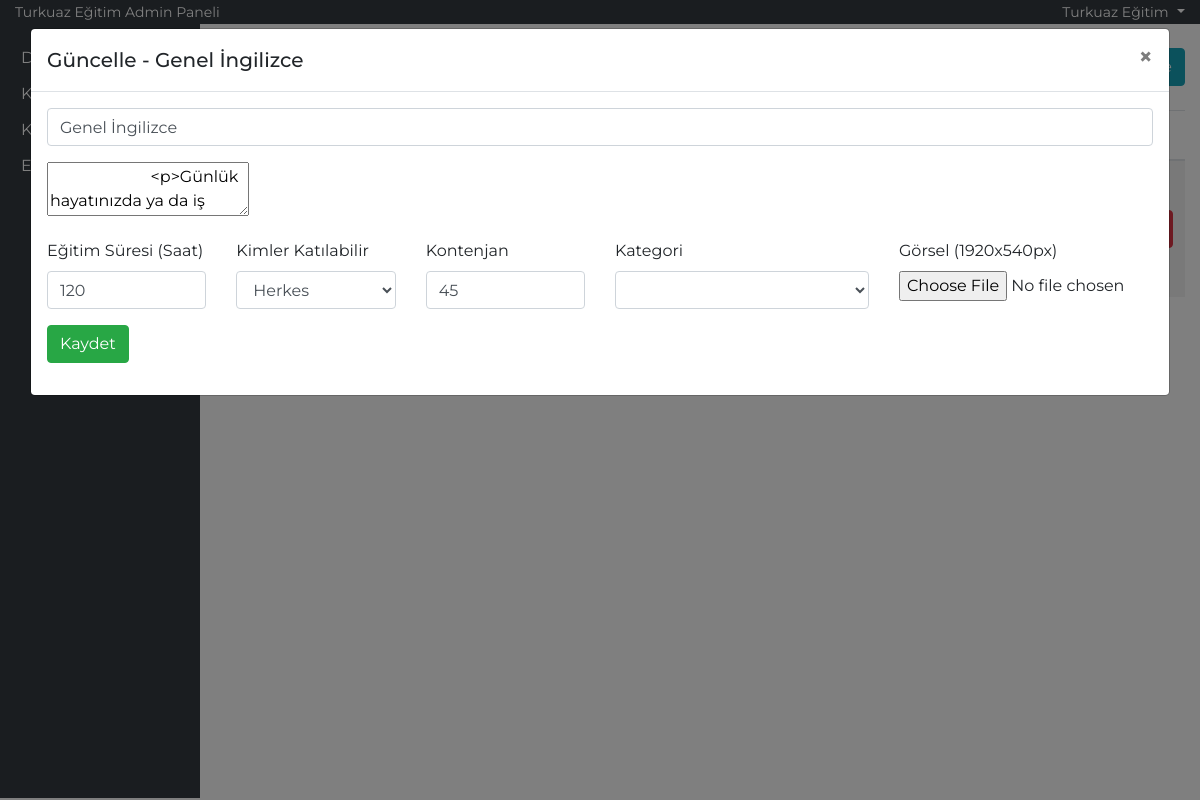
The page /admin-yntm/egitimler.php?updateID=1 (signed in) on the database as committed earlier.
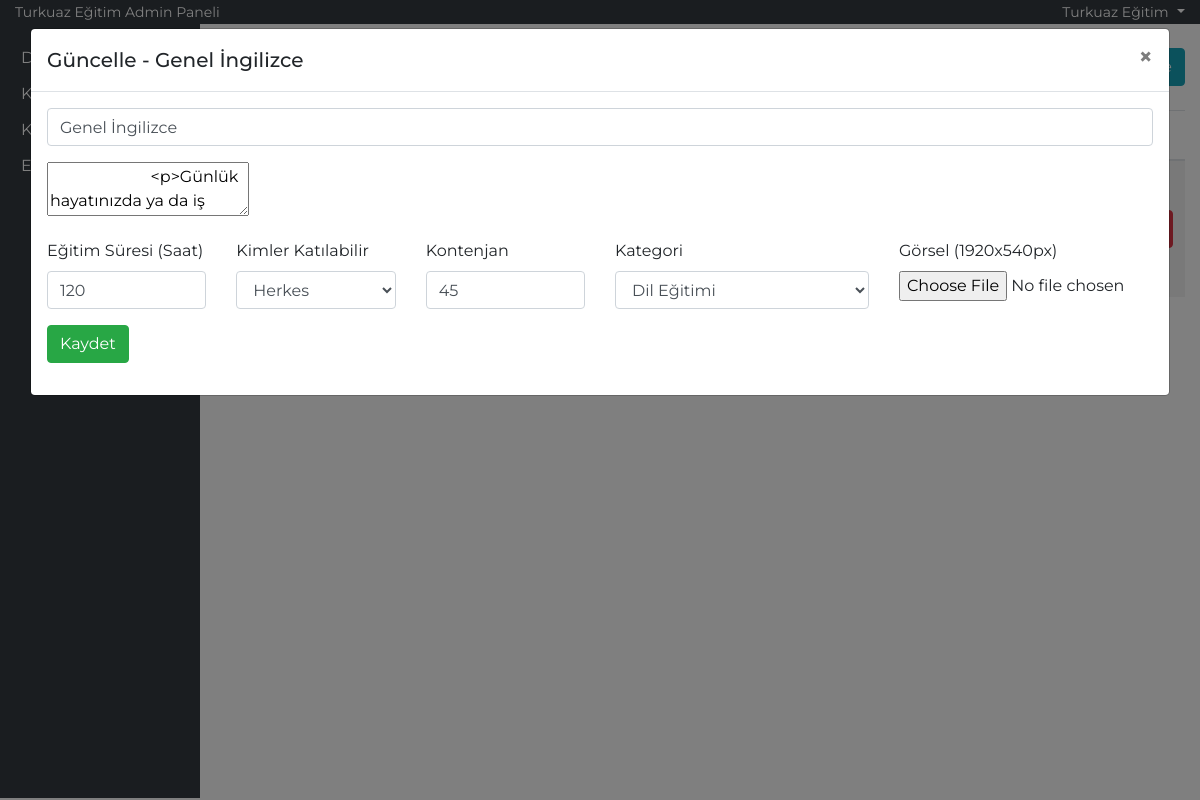
The same page on the database as committed later.
### tables this page shows
CREATE TABLE `egitimler` (
  `id` int(11) NOT NULL,
  `egitimAdi` varchar(50) NOT NULL,
  `aciklama` text NOT NULL,
  `sure` int(11) NOT NULL,
  `katilimci` varchar(25) NOT NULL,
  `kontenjan` int(11) NOT NULL,
  `kategori` varchar(30) NOT NULL,
  `gorsel` varchar(100) NOT NULL
);

### admin-yntm/egitimler.php (the view, shortened to what this page needs)
<?php
require_once('header.php');
if (isset($_GET['updateID'])) {
    $id = $_GET['updateID'];
    $egitimSec = $db->prepare('select * from egitimler where id=?');
    $egitimSec->execute(array($id));
    $egitimSecRow = $egitimSec->fetch();
}
?>
<div class="row">
    <div class="col-md-6">
        <h4>Eğitimler</h4>
    </div>
    <div class="col-md-6 text-right">
        <button type="button" class="btn btn-info" data-toggle="modal" data-target="#egitimekle">
        </button>
    </div>
</div>
<section id="egitimList" class="mt-4">
    <div class="container-fluid">
        <div class="row">
            <div class="col-12 p-0">
                <table class="table table-striped">
                    <thead>
                        <tr>
                            <th>Görsel</th>
                            <th>Eğitim</th>
                            <th>Açıklama</th>
                            <th class="text-center">Süre</th>
                            <th class="text-center">Katılımcı</th>
                            <th class="text-center">Kontenjan</th>
                            <th class="text-center">Düzenle</th>
                            <th class="text-center">Sil</th>
                        </tr>
                    </thead>
                    <tbody>
                        <?php
                        $egitimList = $db->prepare('select * from egitimler order by egitimAdi asc');
                        $egitimList->execute();
                        if ($egitimList->rowCount()) {
                            foreach ($egitimList as $egitimListSatir) {
                        ?>
                                <tr>
                                    <td class="w-25"><img src="<?php echo $egitimListSatir['gorsel']; ?>" class="w-100"></td>
                                    <td><?php echo $egitimListSatir['egitimAdi']; ?></td>
                                    <td class="w-25"><?php echo substr($egitimListSatir['aciklama'], 0, 101); ?>...</td>
                                    <td class="text-center"><?php echo $egitimListSatir['sure']; ?></td>
                                    <td class="text-center"><?php echo $egitimListSatir['katilimci']; ?></td>
                                    <td class="text-center"><?php echo $egitimListSatir['kontenjan']; ?></td>
                                    <td class="text-center"><a href="egitimler.php?updateID=<?php echo $egitimListSatir['id']; ?>" class="btn btn-warning">Düzenle</a></td>
                                    <td class="text-center"><a href="egitimler.php?deleteID=<?php echo $egitimListSatir['id']; ?>" class="btn btn-danger">Sil</a></td>
                                </tr>
                        <?php
                            }
                        }
                        ?>
                    </tbody>
                </table>
            </div>
        </div>
    </div>
</section>
<div class="modal fade" id="myModal" tabindex="-1" aria-labelledby="myModal" aria-hidden="true">
    <div class="modal-dialog modal-xl">
        <div class="modal-content">
            <div class="modal-header">
                <h5 class="modal-title" id="myModal">Güncelle - <?php echo $egitimSecRow['egitimAdi']; ?></h5>
                <button type="button" class="close" data-dismiss="modal" aria-label="Close">
                    <span aria-hidden="true">&times;</span>
                </button>
            </div>
            <div class="modal-body">
                <form action="" method="post" enctype="multipart/form-data">
                    <div class="form-group">
                        <input type="text" name="egitimAdiUP" value="<?php echo $egitimSecRow['egitimAdi']; ?>" class="form-control">
                    </div>
                    <div class="form-group">
                        <textarea name="aciklamaUP">
                        <?php echo $egitimSecRow['aciklama']; ?>
                        </textarea>
                    </div>
                    <div class="form-group text-left">
                        <div class="row">
                            <div class="col-md-2">
                                <label>Eğitim Süresi (Saat)</label>
                                <input type="number" name="sureUP" value="<?php echo $egitimSecRow['sure']; ?>" class="form-control">
                            </div>
                            <div class="col-md-2">
                                <label>Kimler Katılabilir</label>
                                <select name="katilimciUP" class="form-control">
                                    <option value="<?php echo $egitimSecRow['katilimci']; ?>"><?php echo $egitimSecRow['katilimci']; ?></option>
                                </select>
                            </div>
                            <div class="col-md-2">
                                <label>Kontenjan</label>
                                <input type="number" name="kontenjanUP" value="<?php echo $egitimSecRow['kontenjan']; ?>" class="form-control">
                            </div>
                            <div class="col-md-3">
                                <label>Kategori</label>
                                <select name="kategoriUP" class="form-control">
                                    <option value="<?php echo $egitimSecRow['kategori']; ?>"><?php echo $egitimSecRow['kategori']; ?></option>
                                    <option value="Dil Eğitimi">Dil Eğitimi</option>
                                </select>
                            </div>
                            <div class="col-md-3">
                                <label>Görsel (1920x540px)</label>
                                <input type="file" name="gorsel">
                            </div>
                        </div>
                    </div>
                    <div class="form-group text-left">
                        <input type="submit" value="Kaydet" class="btn btn-success" name="egitimUpdate">
                    </div>
                </form>
            </div>
        </div>
    </div>
</div>
<?php require_once('footer.php'); ?>

### admin-yntm/header.php (shortened to what this page needs)
<!DOCTYPE html>
<html lang="tr">
<head>
    <link rel="stylesheet" href="../css/bootstrap.min.css">
    <link rel="stylesheet" href="../css/style.css">
</head>
<body>
    <section id="topBar" class="bg-dark text-white">
        <div class="container-fluid">
            <div class="row">
                <div class="col-md-6">
                    <small>Turkuaz Eğitim Admin Paneli</small>
                </div>
                <div class="col-md-6 text-right">
                    <div class="dropdown">
                        <a class="dropdown-toggle text-white" href="logout.php" role="button" data-toggle="dropdown" aria-expanded="false">
                            <small><?php echo $_SESSION['user']['adi']; ?></small>
                        </a>
                    </div>
                </div>
            </div>
        </div>
    </section>
    <section id="panel">
        <div class="container-fluid">
            <div class="row">
                <div class="col-md-2 bg-dark" style="min-height: 96.7vh;">
                    <ul class="list-group mt-3">
                        <li class="list-group-item"><a href="dashboard.php">Dashboard</a></li>
                        <li class="list-group-item"><a href="user.php">Kullanıcılar</a></li>
                        <li class="list-group-item"><a href="kategori.php">Kategoriler</a></li>
                        <li class="list-group-item"><a href="egitimler.php">Eğitimler</a></li>
                    </ul>
                </div>
                <div class="col-md-10 py-4">

### admin-yntm/footer.php (shortened to what this page needs)
</div>
            </div>
        </div>
    </section>
</body>
</html>

### css/style.css (style rules this page uses)
* { font-family: 'Montserrat', sans-serif; text-decoration: none !important; }
td { vertical-align: middle !important; }
#panel li { background-color: transparent !important; border:0px; padding:6px; }
#panel li a { color: #fff; }

Rows that differ between the two databases and show on the page:
changed egitimler "Genel İngilizce": kategoriUP (not shown) → "Dil Eğitimi"
